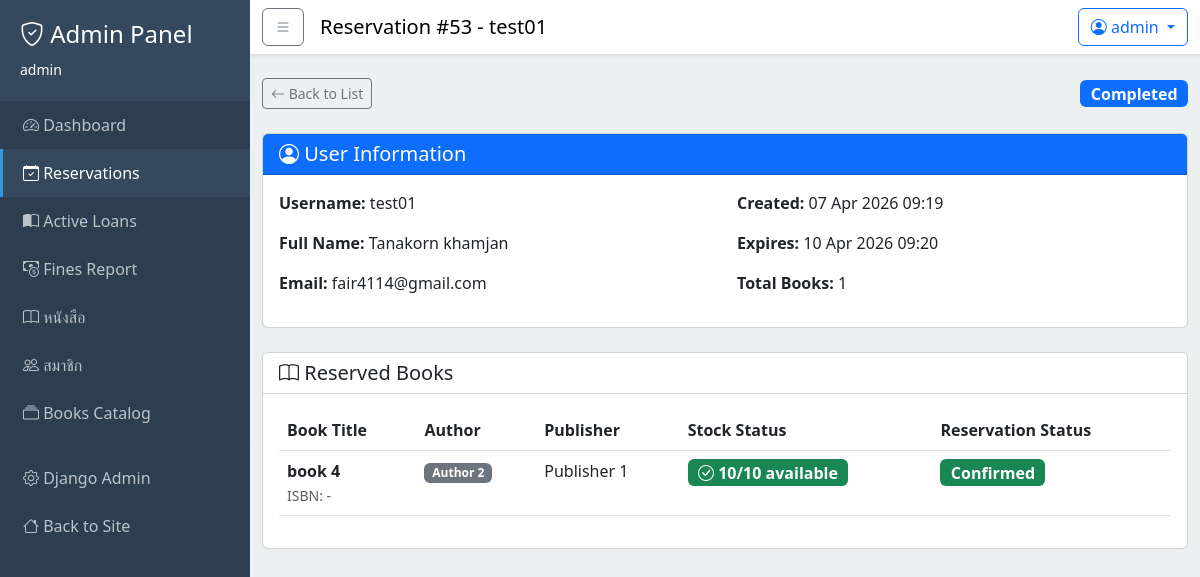
The page /dashboard/reservations/53/ (signed in) on the database as committed earlier.
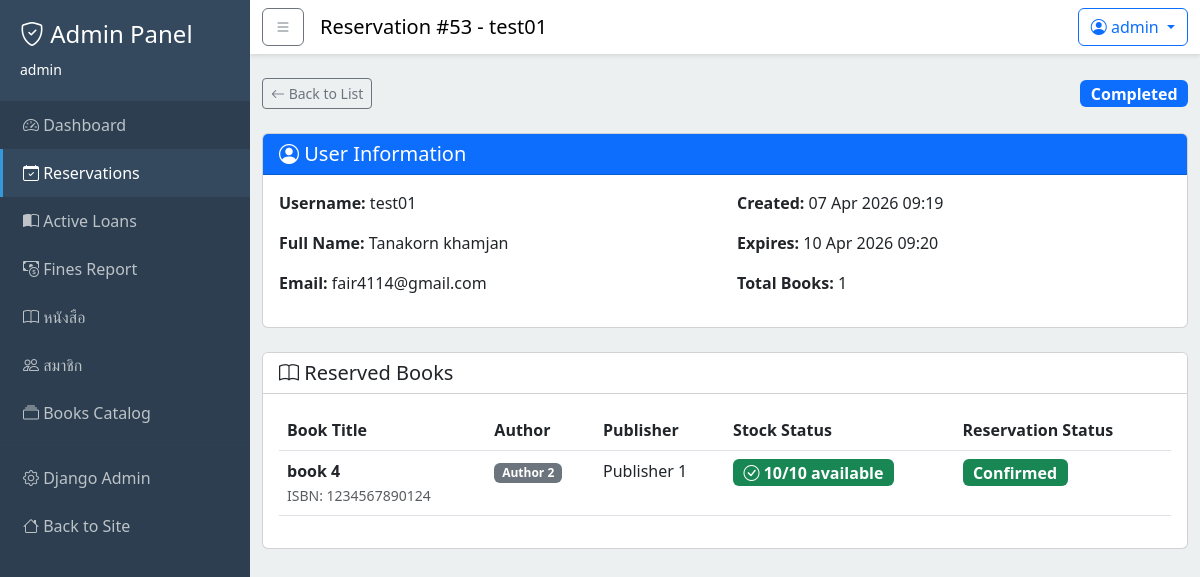
The same page on the database as committed later.
### reservations/models.py (models this page shows, shortened)
class Reservation(models.Model):
    STATUS_CHOICES = [
        ('pending', 'Pending'),
        ('confirmed', 'Confirmed'),
        ('cancelled', 'Cancelled'),
    ]
    id = models.AutoField(primary_key=True)
    book = models.ForeignKey(Book, on_delete=models.CASCADE, related_name='reservations')
    reservation_batch = models.ForeignKey(ReservationBatch, on_delete=models.CASCADE, related_name='reservations')
    status = models.CharField(max_length=20, choices=STATUS_CHOICES, default='pending')
    updated_at = models.DateTimeField(auto_now=True)
    created_at = models.DateTimeField(auto_now_add=True)
    class Meta:
        db_table = 'reservations'
        verbose_name = 'Reservation'
        verbose_name_plural = 'Reservations'
        ordering = ['-created_at']

### books/models.py (models this page shows, shortened)
class Book(models.Model):
    id = models.AutoField(primary_key=True)
    title = models.CharField(max_length=255)
    isbn = models.CharField(
        max_length=13,
        unique=True,
        null=False,
        blank=False,
    )
    description = models.TextField(null=True, blank=True)
    image_url = models.ImageField(
        upload_to="books/covers/",
        max_length=255,
        null=True,
        blank=True,
    )
    total_quantity = models.IntegerField(default=0)
    available_quantity = models.IntegerField(default=0)
    publish_year = models.IntegerField(null=True, blank=True)
    publisher = models.ForeignKey(
        "Publisher",
        on_delete=models.SET_NULL,
        null=True,
        blank=True,
    )
    authors = models.ManyToManyField(
        "Author",
        through="BookAuthor",
        related_name="books",
    )
    categories = models.ManyToManyField(
        "Category",
        through="BookCategory",
        related_name="books",
    )
    updated_at = models.DateTimeField(auto_now=True)
    created_at = models.DateTimeField(auto_now_add=True)
    class Meta:
        db_table = "books"
        verbose_name = "Book"
        verbose_name_plural = "Books"
        constraints = [
            models.CheckConstraint(
                check=Q(total_quantity__gte=0),
                name="check_books_total_quantity_gte_0",
            ),
            models.CheckConstraint(
                check=Q(available_quantity__gte=0),
                name="check_books_available_quantity_gte_0",
            ),
            models.CheckConstraint(
                check=Q(publish_year__isnull=True) | Q(publish_year__gte=0),
                name="check_books_publish_year_gte_0_or_null",
            ),
        ]

class Publisher(models.Model):
    id = models.AutoField(primary_key=True)
    name = models.CharField(max_length=255, unique=True)
    updated_at = models.DateTimeField(auto_now=True)
    created_at = models.DateTimeField(auto_now_add=True)
    class Meta:
        db_table = "publishers"
        verbose_name = "Publisher"
        verbose_name_plural = "Publishers"

### reservations/views.py (the view)
# urls.py: path('reservations/<int:batch_id>/', views.admin_reservation_detail_view, name='dashboard_reservation_detail'),
@staff_member_required
def admin_reservation_detail_view(request, batch_id):
    batch = get_object_or_404(
        ReservationBatch.objects.select_related('user').prefetch_related(
            'reservations__book__authors',
            'reservations__book__publisher'
        ),
        id=batch_id
    )
    now = timezone.now()
    batch.is_expired = batch.expires_at < now if batch.expires_at else False
    has_out_of_stock = False
    has_available_books = False
    for reservation in batch.reservations.all():
        if reservation.book.available_quantity == 0:
            has_out_of_stock = True
        else:
            has_available_books = True
    context = {
        'batch': batch,
        'has_out_of_stock': has_out_of_stock,
        'has_available_books': has_available_books,
    }
    return render(request, 'reservations/reservation_detail.html', context)

### books/cart.py (called while the page is built)
    def count(self):
        return len(self.cart)

### books/context_processors.py (called while the page is built)
def cart_context(request):
    cart = Cart(request)
    return {
        'cart_count': cart.count()
    }

### templates/reservations/reservation_detail.html (shortened to what the changed rows need)
{% extends "base_admin.html" %}
{% block content %}
    <div class="card">
        <div class="card-body">
            <form method="post"
                  action="{% url 'dashboard_reservations_confirm_selected' batch.id %}"
                  id="confirmForm">
                <div class="table-responsive">
                    <table class="table table-hover">
                        <thead>
                            <tr>
                                <th>Book Title</th>
                                <th>Author</th>
                                <th>Publisher</th>
                                <th>Stock Status</th>
                                <th>Reservation Status</th>
                            </tr>
                        </thead>
                        <tbody>
                            {% for reservation in batch.reservations.all %}
                                <tr class="{% if reservation.book.available_quantity == 0 %}table-danger{% endif %}">
                                    <td>
                                        <strong>{{ reservation.book.title }}</strong>
                                        <br>
                                        <small class="text-muted">ISBN: {{ reservation.book.isbn|default:"-" }}</small>
                                    </td>
                                    <td>
                                        {% for author in reservation.book.authors.all %}
                                            <span class="badge bg-secondary">{{ author.name }}</span>
                                        {% empty %}
                                            -
                                        {% endfor %}
                                    </td>
                                    <td>{{ reservation.book.publisher.name|default:"-" }}</td>
                                    <td>
                                        {% if reservation.book.available_quantity > 0 %}
                                            <span class="badge bg-success fs-6">
                                                <i class="bi bi-check-circle"></i>
                                                {{ reservation.book.available_quantity }}/{{ reservation.book.total_quantity }} available
                                            </span>
                                        {% else %}
                                            <span class="badge bg-danger fs-6">
                                                <i class="bi bi-x-circle"></i>
                                                Out of Stock (0/{{ reservation.book.total_quantity }})
                                            </span>
                                        {% endif %}
                                    </td>
                                    <td>
                                        <span class="badge bg-{% if reservation.status == 'pending' %}warning{% elif reservation.status == 'confirmed' %}success{% else %}secondary{% endif %} fs-6">
                                            {{ reservation.get_status_display }}
                                        </span>
                                    </td>
                                </tr>
                            {% endfor %}
                        </tbody>
                    </table>
                </div>
            </form>
        </div>
    </div>
{% endblock %}

Rows that differ between the two databases and show on the page:
changed through a linked row, Reservation "Confirmed": book.isbn "-" → "1234567890124"
